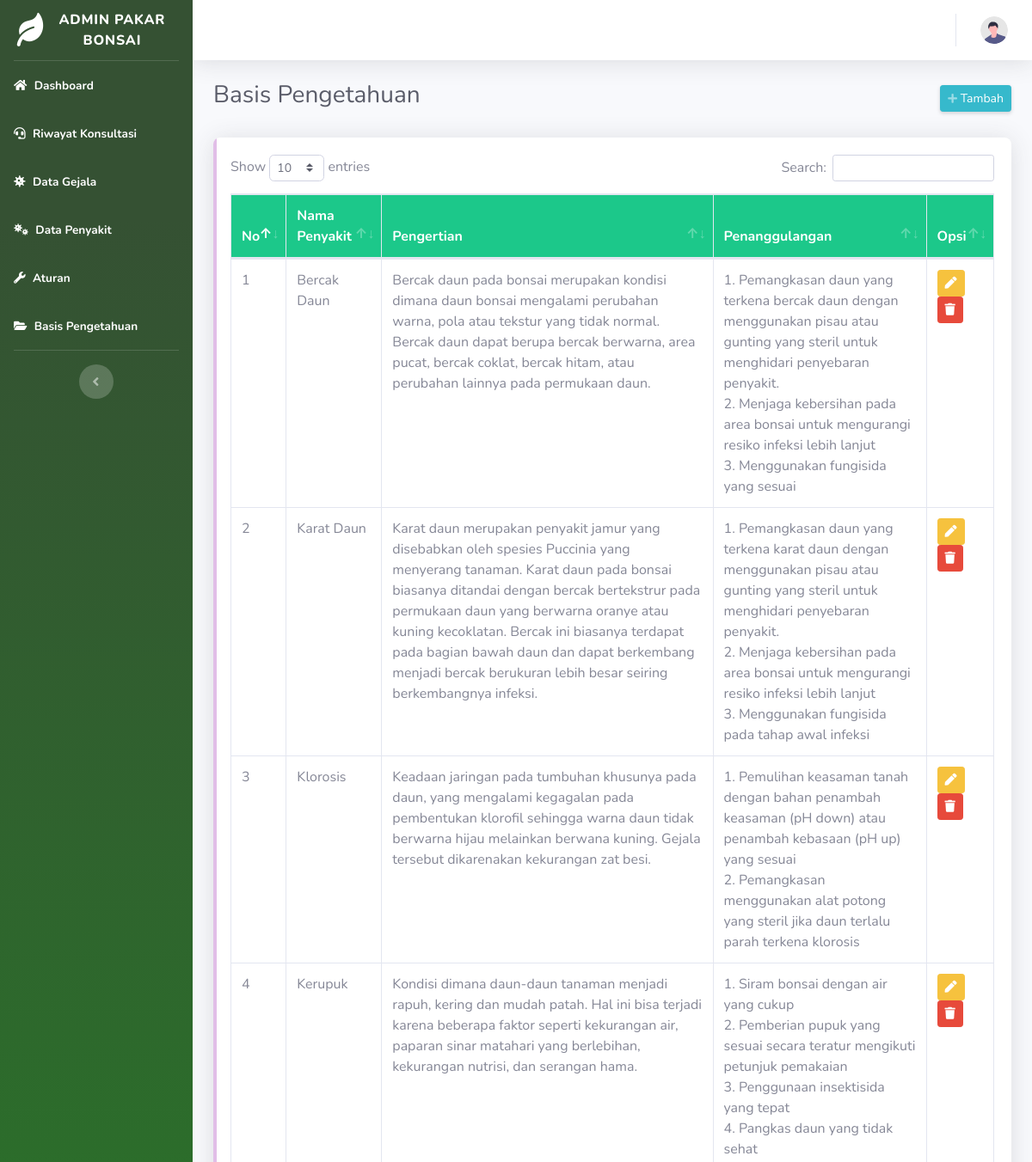
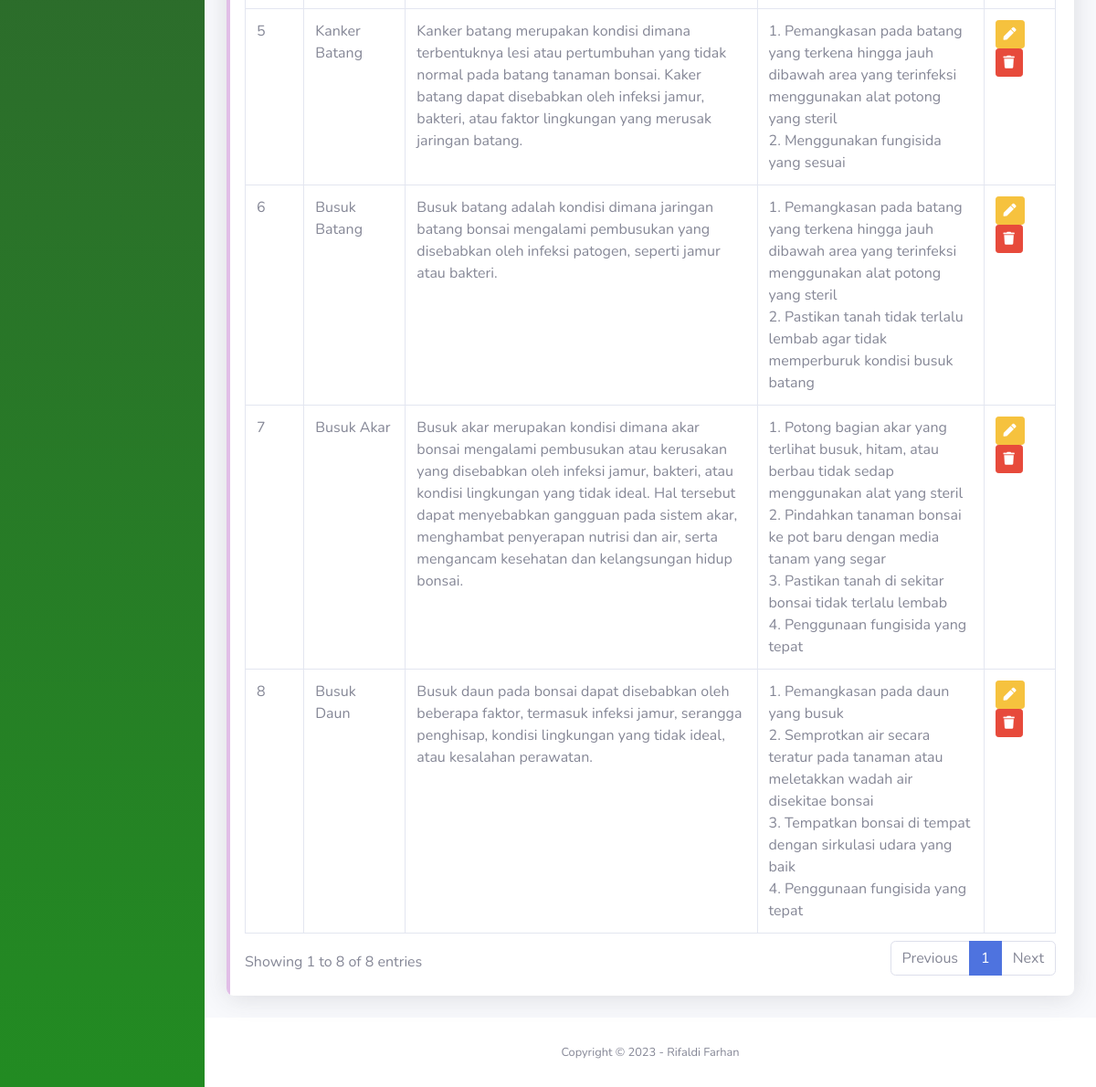
The page /Admin/BasisPengetahuan (signed in) on the database its author committed (2 pictures, top to bottom).
### tables this page shows
CREATE TABLE `basis_pengetahuan` (
  `id` int(11) NOT NULL,
  `nama_penyakit` varchar(100) NOT NULL,
  `pengertian` text NOT NULL,
  `penanggulangan` text NOT NULL
);

### application/modules/Admin/controllers/BasisPengetahuan.php (called while the page is built, shortened)
<?php
class BasisPengetahuan extends CI_Controller
{
    function __construct()
    {
        $this->load->model("M_basispengetahuan");
    }
    public function index()
    {
        $data = array(
            'list_pengetahuan' => $this->M_basispengetahuan->getAll()->result(),
            'content'   => 'Admin/basis_pengetahuan/index',
        );
        $this->load->view('template_admin/template_admin', $data);
    }
}

### index.php (called while the page is built, shortened)
<?php
require_once BASEPATH.'core/CodeIgniter.php';

### application/models/M_basispengetahuan.php (called while the page is built, shortened)
<?php
class M_basispengetahuan extends CI_Model
{
    function getAll()
    {
        return $this->db->get('basis_pengetahuan');
    }
}

### application/modules/Admin/views/basis_pengetahuan/index.php (the view, shortened to what this page needs)
<div class="container-fluid">
    <div class="d-sm-flex align-items-center justify-content-between mb-4">
        <h1 class="h3 mb-2 text-gray-800">Basis Pengetahuan</h1>
        <a href="<?php echo base_url('Admin/BasisPengetahuan/tambah') ?>" class="d-none d-sm-inline-block btn btn-sm btn-info shadow-sm">
            <i class="fas fa-plus fa-sm text-white-50"></i> Tambah</a>
    </div>
    <div class="card shadow mb-4">
        <div class="card-body">
            <div class="table-responsive">
                <table class="table table-bordered" id="dataTable">
                    <thead class="bg-success text-white">
                        <tr>
                            <th>No</th>
                            <th>Nama Penyakit</th>
                            <th>Pengertian</th>
                            <th>Penanggulangan</th>
                            <th>Opsi</th>
                        </tr>
                    </thead>
                    <?php $no = 1;
                    foreach ($list_pengetahuan as $data) : ?>
                        <tr>
                            <td><?php echo $no++ ?></td>
                            <td><?php echo $data->nama_penyakit ?></td>
                            <td><?php echo $data->pengertian ?></td>
                            <td><?php echo nl2br(str_replace('', '', htmlspecialchars($data->penanggulangan))) ?></td>
                            <td>
                                <div class="">
                                    <a href=<?php echo base_url('Admin/BasisPengetahuan/edit/' . $data->id) ?> class="btn btn-warning btn-sm" data-toggle="tooltip" data-placement="top" title="edit"><i class="fas fa-pen"></i></a>
                                    <a href=<?php echo base_url('Admin/BasisPengetahuan/delete/' . $data->id) ?> class="btn btn-danger btn-sm" data-toggle="tooltip" data-placement="top" title="hapus"><i class="fas fa-trash"></i></a>
                                </div>
                            </td>
                        </tr>
                    <?php endforeach; ?>
                </table>
            </div>
        </div>
    </div>
</div>

### desain/custom/css/mycss.css (style rules this page uses)
.card { border:none; position:relative; overflow:hidden; border-radius:8px; cursor:pointer; }
.card:before { content:""; position:absolute; left:0; top:0; width:4px; height:100%; background-color:#E1BEE7; transform:scaleY(1); transition:all 0.5s; transform-origin: bottom }
.card:after { content:""; position:absolute; left:0; top:0; width:4px; height:100%; background-color:#27583a; transform:scaleY(0); transition:all 0.5s; transform-origin: bottom }

### rows shown on the page
basis_pengetahuan: nama_penyakit "Bercak Daun", pengertian "Bercak daun pada bonsai merupakan kondisi dimana daun bonsai mengalami perubahan warna, pola atau tekstur yang tidak normal. Bercak daun dapat berupa bercak berwarna, area pucat, bercak coklat, bercak hitam, atau perubahan lainnya pada permukaan daun.", penanggulangan "1. Pemangkasan daun yang terkena bercak daun dengan menggunakan pisau atau gunting yang steril untuk menghidari penyebaran penyakit. 2. Menjaga kebersihan pada area bonsai untuk mengurangi resiko infeksi lebih lanjut 3. Menggunakan fungisida yang sesuai"
basis_pengetahuan: nama_penyakit "Karat Daun", pengertian "Karat daun merupakan penyakit jamur yang disebabkan oleh spesies Puccinia yang menyerang tanaman. Karat daun pada bonsai biasanya ditandai dengan bercak bertekstrur pada permukaan daun yang berwarna oranye atau kuning kecoklatan. Bercak ini biasanya terdapat pada bagian bawah daun dan dapat berkembang menjadi bercak berukuran lebih besar seiring berkembangnya infeksi.", penanggulangan "1. Pemangkasan daun yang terkena karat daun dengan menggunakan pisau atau gunting yang steril untuk menghidari penyebaran penyakit. 2. Menjaga kebersihan pada area bonsai untuk mengurangi resiko infeksi lebih lanjut 3. Menggunakan fungisida pada tahap awal infeksi"
basis_pengetahuan: nama_penyakit "Klorosis", pengertian "Keadaan jaringan pada tumbuhan khusunya pada daun, yang mengalami kegagalan pada pembentukan klorofil sehingga warna daun tidak berwarna hijau melainkan berwana kuning. Gejala tersebut dikarenakan kekurangan zat besi.", penanggulangan "1. Pemulihan keasaman tanah dengan bahan penambah keasaman (pH down) atau penambah kebasaan (pH up) yang sesuai 2. Pemangkasan menggunakan alat potong yang steril jika daun terlalu parah terkena klorosis"
basis_pengetahuan: nama_penyakit "Kerupuk", pengertian "Kondisi dimana daun-daun tanaman menjadi rapuh, kering dan mudah patah. Hal ini bisa terjadi karena beberapa faktor seperti kekurangan air, paparan sinar matahari yang berlebihan, kekurangan nutrisi, dan serangan hama.", penanggulangan "1. Siram bonsai dengan air yang cukup 2. Pemberian pupuk yang sesuai secara teratur mengikuti petunjuk pemakaian 3. Penggunaan insektisida yang tepat 4. Pangkas daun yang tidak sehat"
basis_pengetahuan: nama_penyakit "Kanker Batang", pengertian "Kanker batang merupakan kondisi dimana terbentuknya lesi atau pertumbuhan yang tidak normal pada batang tanaman bonsai. Kaker batang dapat disebabkan oleh infeksi jamur, bakteri, atau faktor lingkungan yang merusak jaringan batang.", penanggulangan "1. Pemangkasan pada batang yang terkena hingga jauh dibawah area yang terinfeksi menggunakan alat potong yang steril 2. Menggunakan fungisida yang sesuai"
basis_pengetahuan: nama_penyakit "Busuk Batang", pengertian "Busuk batang adalah kondisi dimana jaringan batang bonsai mengalami pembusukan yang disebabkan oleh infeksi patogen, seperti jamur atau bakteri.", penanggulangan "1. Pemangkasan pada batang yang terkena hingga jauh dibawah area yang terinfeksi menggunakan alat potong yang steril 2. Pastikan tanah tidak terlalu lembab agar tidak memperburuk kondisi busuk batang"
basis_pengetahuan: nama_penyakit "Busuk Akar", pengertian "Busuk akar merupakan kondisi dimana akar bonsai mengalami pembusukan atau kerusakan yang disebabkan oleh infeksi jamur, bakteri, atau kondisi lingkungan yang tidak ideal. Hal tersebut dapat menyebabkan gangguan pada sistem akar, menghambat penyerapan nutrisi dan air, serta mengancam kesehatan dan kelangsungan hidup bonsai.", penanggulangan "1. Potong bagian akar yang terlihat busuk, hitam, atau berbau tidak sedap menggunakan alat yang steril 2. Pindahkan tanaman bonsai ke pot baru dengan media tanam yang segar 3. Pastikan tanah di sekitar bonsai tidak terlalu lembab 4. Penggunaan fungisida yang tepat"
basis_pengetahuan: nama_penyakit "Busuk Daun", pengertian "Busuk daun pada bonsai dapat disebabkan oleh beberapa faktor, termasuk infeksi jamur, serangga penghisap, kondisi lingkungan yang tidak ideal, atau kesalahan perawatan.", penanggulangan "1. Pemangkasan pada daun yang busuk 2. Semprotkan air secara teratur pada tanaman atau meletakkan wadah air disekitae bonsai 3. Tempatkan bonsai di tempat dengan sirkulasi udara yang baik 4. Penggunaan fungisida yang tepat"
